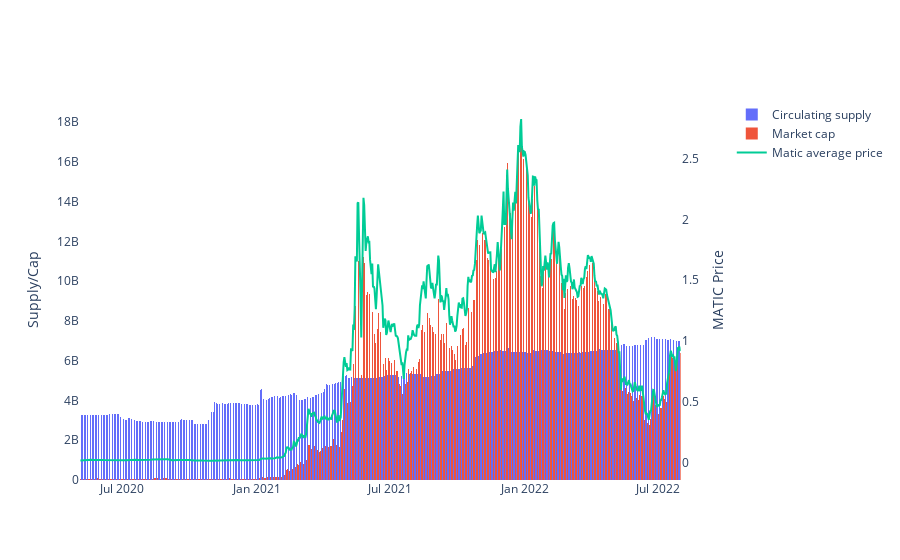

Notebook code cell kept with this figure:
### Code cell
plot_marketcap(df5,x0='MARKET_CAP',x1='MATIC_AVERAGE_PRICE',x2='CIRCULATING_SUPPLY')

### Figure 1 — Plotly figure (JSON) as saved in the notebook; plotly's stock layout.template omitted (floating-point values rounded to 4 significant figures; data arrays with more than 128 entries replaced by an {"elided": "..."} marker saying what was removed)
{"data": [{"marker": {"line": {"width": 0}}, "name": "Circulating supply", "offsetgroup": "1", "type": "bar", "x": {"elided": "819 str values"}, "xaxis": "x", "y": {"elided": "819 float values"}, "yaxis": "y"}, {"marker": {"line": {"width": 0}}, "name": "Market cap", "offsetgroup": "0", "type": "bar", "x": {"elided": "819 str values"}, "xaxis": "x", "y": {"elided": "819 float values"}, "yaxis": "y"}, {"marker": {"line": {"width": 0}}, "mode": "lines", "name": "Matic average price", "type": "scatter", "x": {"elided": "819 str values"}, "xaxis": "x", "y": {"elided": "819 float values"}, "yaxis": "y2"}], "layout": {"autosize": true, "bargap": 0, "bargroupgap": 0, "barmode": "group", "hovermode": "x", "paper_bgcolor": "rgba(0, 0, 0, 0)", "plot_bgcolor": "rgba(0, 0, 0, 0)", "xaxis": {"anchor": "y", "autorange": true, "domain": [0, 0.94], "range": ["2020-05-04 12:00", "2022-08-01 12:00"], "type": "date"}, "yaxis": {"anchor": "x", "autorange": true, "domain": [0, 1], "range": [0, 19120000000.0], "title": {"text": "Supply/Cap"}, "type": "linear"}, "yaxis2": {"anchor": "x", "autorange": true, "overlaying": "y", "range": [-0.1441, 2.984], "side": "right", "title": {"text": "MATIC Price"}, "type": "linear"}}}
